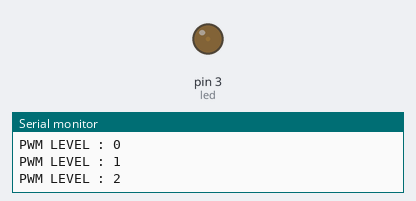
Simulated run of this sketch. Board: Arduino Uno, built with avr-gcc and run on an emulated ATmega328P. Parts: output pins drawn as LEDs (lit = HIGH), the last lines printed to the serial monitor.

Above: at 0.05 s.
At 2.2 s:
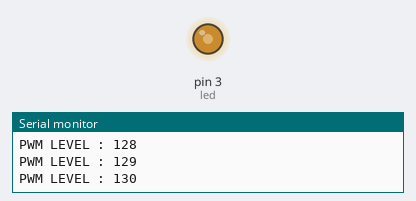
At 3.95 s:
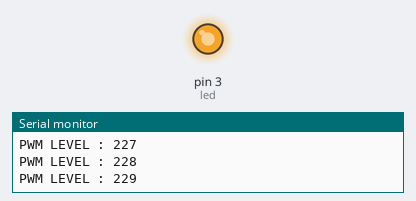
At 7.85 s:
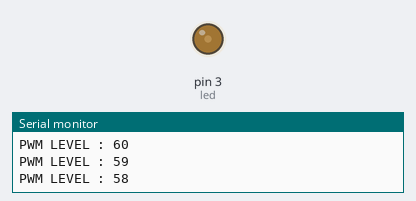
Timing chart, 0 to 11.4 s (numbered marks = the images above):
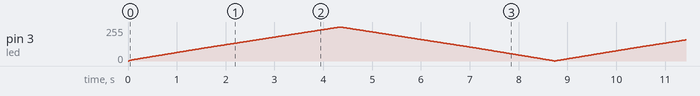

The sketch:

led_level_with_pwm_pins.ino
```cpp
/*
   Mustafa Talha Güllü

   Açıklama : PWM pinlerini kullanarak sanki bir potansiyometre ile ledin parlaklığını ayarlıyormuş gibi
   ledi istediğimiz parlaklık şiddetinde yakabileceğiz.

*/

#define led 3                //ledi hangi pine bağladığımızı tanımlıyoruz

void setup() {
  pinMode(led, OUTPUT);      //ledin kontrolü için tanımladığımız pini, output olarak tanımlıyoruz
  Serial.begin(9600);        //serial ekranı pwm değerlerini görmek adına başlatıyoruz
}

void loop()
{

    for(int pwm_level=0; pwm_level<255; pwm_level++)   //for döngüsü ile 0-255 arası değer alan PWM pinini 0 dan başlatıp 255 değerine kadar birer birer arttırıyoruz
    {

    analogWrite(led,pwm_level);                        //ledin parlaklık seviyesi i sayısının değerine bağlı olarak artacağından i değeri ile parlaklık kontrolü yapıyoruz
    delay(10);                                         //bu değişimi gözle görebilmek için 10 milisaniyelik bir delay ekliyoruz, bu kişisel olarak ayarlanabilir
    Serial.print("PWM LEVEL : ");
    Serial.println(pwm_level);                         //serial ekranda PWM değerinin hangi değerde olduğunu takip edebiliriz
    }

    for(int pwm_level=255; pwm_level>0; pwm_level--)   //for döngüsü ile 0-255 arası değer alan PWM pinini 255 den başlatıp 0 değerine kadar birer birer azaltıyoruz
    {

    analogWrite(led,pwm_level);                        //ledin parlaklık seviyesi i sayısının değerine bağlı olarak azalacağından i değeri ile parlaklık kontrolü yapıyoruz
    delay(10);                                         //bu değişimi gözle görebilmek için 10 milisaniyelik bir delay ekliyoruz, bu kişisel olarak ayarlanabilir
    Serial.print("PWM LEVEL : ");
    Serial.println(pwm_level);                         //serial ekranda PWM değerinin hangi değerde olduğunu takip edebiliriz
    }


   /*
       //İstenen parlaklıkta sabit kalmasını için

      analogWrite(led, 50);           // buradaki 50 ve 255 değerleri yerine 0-255 arası pwm değeri verilerek fark açık bir şekilde gözlenebilir.
      delay(500);
      analogWrite(led, 255);
      delay(500);

   */


}
```
